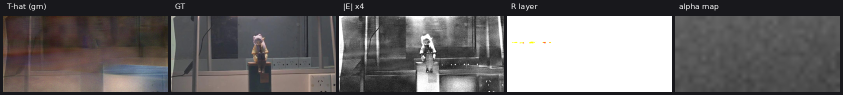
#> input picture fig/archive_abandoned/E3_structure.png, 1686 x 190 px, given as the content of the folder /DataDisk/zmy_code/TintedGlass_Enhance/data/silhouettes/lib, which was not available (shown at 1/2 size)
$ python -i synth_occlusion_v2.py   (imports and definitions only)
#> lines starting #> are read from the running program, lines starting #| are printed output that depends on the picture; after the words box and inside, x2 and y2 are one past the last pixel; in counts of white or black regions, pixels touching at a corner belong together; pictures that were not available may be replaced by others from this repository, and a replacement may not be noted
"""合成遮挡区（Ω）注入：S1 随机平滑闭曲线 + S2 真实行人剪影（变换后作为投影轮廓）。

物理（与实测口径对齐，见 2026.10.26_物理模型_最终版 与 2026.10.28_遮蔽区定义档）：
    c(x)  遮挡覆盖率场（0..1，边界软过渡）
    T'    = (1 - eta*c) * T                <- 照度下降（目标本身更暗，实测 10.9%±7.3%）
    R'    = (1 - c) * R + c * R_occ        <- 亮反射被"暗的、离焦的自身反射"替换
    I     = T' + b * R'
    om    = c > 0.5                        <- 精确掩码（由构造给出，无需标注）

用法：
    python synth_occlusion_v2.py --selftest
    python synth_occlusion_v2.py --demo --demo-out demo.png
"""
import argparse
import glob
import os
import sys

import cv2
import numpy as np

LIB_DEFAULT = os.environ.get(
    "TINTED_SILHOUETTES",
    "/DataDisk/zmy_code/TintedGlass_Enhance/data/silhouettes/lib")

# ---- 实测锚点（2026-10-29 重新标定，见 measure_real_darkness_gap / check_illumination_vs_reflection）----
# 关键修正：真实数据里 Ω 内的"暗"主要不是目标变暗，而是**输入相对目标暗**：
#   1026 池 82 对：T_in/T_out = 0.963，I_in/T_out = 0.803 ⇒ I/T_in ≈ 0.87
#   ⇒ 网络必须在 Ω 内**局部提亮**约 13%，而这一点是任何全局增益都做不到的
I_OVER_T_IN = (0.87, 0.10)             # Ω 内 I/T 的目标分布（截断到 [0.55, 1.05]）
I_OVER_T_OUT = 1.045                   # Ω 外 I/T（反射贡献 +4.5%）
R_OCC_RATIO = (0.015, 0.030)           # Ω 内"遮挡物自身暗反射"占 T 的比例（方案 B）
R_OCC_SIGMA = (10.0, 24.0)             # 离焦半径
EDGE_PX = (0.6, 1.2)                   # 边界软过渡宽度（用户：真实边缘更清晰）
TARGET_DARKEN = 0.0                    # 目标是否也压暗（实测只有 3.7%，默认不加）

# ------------------------------------------------------------------ 形状
# [10 lines left out: function _pad_to, not called in this run]


def _place(rng, m, H, W, bottom_bias=0.7):
    """把形状放到画布上：多数贴下缘/侧缘（拍摄者通常站在取景框边缘），少数任意位置。"""
    h, w = m.shape
    if h > H or w > W:                      # 超界先等比缩进画布
        k = min(H / h, W / w) * 0.95
        m = cv2.resize(m, (max(1, int(w * k)), max(1, int(h * k))), interpolation=cv2.INTER_AREA)
        h, w = m.shape
    canvas = np.zeros((H, W), np.float32)
    if rng.random() < bottom_bias:
        y = H - h - rng.integers(0, max(1, H // 12))
        side = int(rng.integers(0, 3))
        if side == 0:
            x = rng.integers(0, max(1, W // 6))
        elif side == 1:
            x = W - w - rng.integers(0, max(1, W // 6))
        else:
            x = rng.integers(0, max(1, W - w + 1))
    else:
        y = rng.integers(0, max(1, H - h + 1))
        x = rng.integers(0, max(1, W - w + 1))
    y = int(min(max(0, int(y)), H - h))      # 硬夹紧，避免切片越界
    x = int(min(max(0, int(x)), W - w))
    canvas[y:y + h, x:x + w] = m
    return canvas


def _soft_edge(m, rng, edge_px=None):
    """把二值掩码变成带软过渡的覆盖率场 c∈[0,1]（内正外负的有符号距离）。"""
    e = float(rng.uniform(*EDGE_PX)) if edge_px is None else float(edge_px)
    b = (m > 0.5).astype(np.uint8)
    d_in = cv2.distanceTransform(b, cv2.DIST_L2, 5)
    d_out = cv2.distanceTransform(1 - b, cv2.DIST_L2, 5)
    return np.clip(0.5 + (d_in - d_out) / (2.0 * e), 0.0, 1.0).astype(np.float32)


def _elastic(rng, m, amp_frac=0.05, k=3):
    """低频弹性形变：模仿投影面上的非线性拉伸/挤压。"""
    H, W = m.shape
    small = (6, 6)
    dx = rng.normal(0, 1, (small[0], small[1])).astype(np.float32)
    dy = rng.normal(0, 1, (small[0], small[1])).astype(np.float32)
    dx = cv2.resize(dx, (W, H), interpolation=cv2.INTER_CUBIC)
    dy = cv2.resize(dy, (W, H), interpolation=cv2.INTER_CUBIC)
    a = amp_frac * min(H, W)
    xx, yy = np.meshgrid(np.arange(W, dtype=np.float32), np.arange(H, dtype=np.float32))
    return cv2.remap(m, xx + a * dx, yy + a * dy, interpolation=cv2.INTER_LINEAR,
                     borderMode=cv2.BORDER_CONSTANT, borderValue=0)


def _affine_shape(rng, m, widen=(1.20, 1.70), squash=(0.80, 1.05), shear=0.10):
    """把剪影"放宽"成该视角下的投影轮廓。

    用户定案（2026-10-29）：**不做旋转** —— 旋转会破坏语义（人看起来是歪的）；
    改为各向异性放宽（x 拉宽 1.2–1.7×，y 轻微压缩 0.8–1.05×）+ 小幅剪切。
    """
    h, w = m.shape
    sx = float(rng.uniform(*widen))
    sy = float(rng.uniform(*squash))
    sh = float(rng.uniform(-shear, shear))
    l00, l01 = sx, sx * sh
    l10, l11 = 0.0, sy
    cx, cy = (w - 1) / 2.0, (h - 1) / 2.0
    tx = cx - (l00 * cx + l01 * cy)
    ty = cy - (l10 * cx + l11 * cy)
    M = np.array([[l00, l01, tx], [l10, l11, ty]], dtype=np.float64)
    return cv2.warpAffine(m.astype(np.float32), M, (w, h), flags=cv2.INTER_LINEAR,
                          borderMode=cv2.BORDER_CONSTANT, borderValue=0)


def sample_S1(rng, H, W, area_frac):
    """S1：随机平滑闭曲线（极坐标傅里叶级数），可控面积。"""
    n = int(rng.integers(3, 7))
    th = np.sort(rng.uniform(0, 2 * np.pi, n))
    r = rng.uniform(0.55, 1.0, n)
    t = np.linspace(0, 2 * np.pi, 360, endpoint=False)
    rn = np.interp(t, np.r_[th, 2 * np.pi], np.r_[r, r[0]])
    k = rng.integers(2, 5)
    rn = rn * (1 + 0.18 * np.sin(k * t + rng.uniform(0, 6.28)))
    R0 = np.sqrt(area_frac * H * W / np.pi)
    cx, cy = rng.uniform(0.25, 0.75) * W, rng.uniform(0.3, 0.8) * H
    xs = np.clip(cx + R0 * rn * np.cos(t), 0, W - 1)
    ys = np.clip(cy + R0 * rn * np.sin(t), 0, H - 1)
    m = np.zeros((H, W), np.float32)
    cv2.fillPoly(m, [np.stack([xs, ys], 1).astype(np.int32)], 1.0)
    return _bbox_crop(m)


def _bbox_crop(m):
    ys, xs = np.nonzero(m > 0.5)
    if len(ys) < 20:
        return m
    return m[ys.min():ys.max() + 1, xs.min():xs.max() + 1]


def sample_S2(rng, lib, H, W, area_frac, upper_p=0.5, widen=None):
    """S2：真实行人剪影 → 放宽（不旋转）→ 可选只保留上半身 → 按目标面积缩放并贴边。

    upper_p：以该概率只取"上半身"（顶部 35–80%），此时底边是画框切边（真实拍摄者常被画框切掉）。
    返回 (mask, anchored_bottom)。
    """
    m = lib[int(rng.integers(0, len(lib)))].astype(np.float32)
    if m.max() > 1.5:
        m = (m > 127).astype(np.float32)
    m = _bbox_crop(m)
    m = _affine_shape(rng, m) if widen is None else _affine_shape(rng, m, widen=widen)
    if rng.random() < 0.7:
        m = _elastic(rng, m, amp_frac=float(rng.uniform(0.015, 0.040)))
    m = _bbox_crop(m)

    upper = rng.random() < upper_p
    if upper:
        f = float(rng.uniform(0.35, 0.80))
        h0 = max(8, int(m.shape[0] * f))
        m = m[:h0]
        m = _bbox_crop(m)

    # 按目标面积缩放（先粗调，再按实际面积精调一次）
    for _ in range(2):
        a_now = max(float((m > 0.5).sum()), 1.0)
        k = np.sqrt(area_frac * H * W / a_now)
        m = cv2.resize(m, (max(1, int(m.shape[1] * k)), max(1, int(m.shape[0] * k))),
                       interpolation=cv2.INTER_NEAREST)
    m = (m > 0.5).astype(np.float32)
    return m, upper


def coverage(rng, mode, H, W, area_frac=(0.05, 0.25), lib=None):
    """返回覆盖率场 c(x) ∈[0,1]（同一形状，边界软过渡）。"""
    a = float(rng.uniform(*area_frac)) if np.ndim(area_frac) else float(area_frac)
    if mode == "s1":
        m = sample_S1(rng, H, W, a)
        m = _place(rng, m, H, W)
    elif mode == "s2":
        if not lib:
            raise ValueError("S2 需要剪影库")
        m, upper = sample_S2(rng, lib, H, W, a)
        m = _place(rng, m, H, W, bottom_bias=0.95 if upper else 0.7)
    else:
        raise ValueError(mode)
    return _soft_edge(m, rng)


# ------------------------------------------------------------------ 注入
def apply_occlusion(T, R, c, rng, b=None, i_over_t_in=I_OVER_T_IN,
                    r_occ_ratio=R_OCC_RATIO, target_darken=TARGET_DARKEN):
    """把遮挡注入到 (T, R) 上，返回 I, T_target, R_eff, om。

    标定口径（2026-10-29）：直接对齐**观测量** I/T。
      Ω 外：I/T ≈ 1.045（反射贡献 +4.5%）
      Ω 内：I/T ≈ 0.87 ± 0.10  ——即输入比目标暗约 13%，这是"目标没变、输入变暗"的情形，
            需要网络做**局部提亮**；任何全局增益都无法同时满足内外两侧。
    分解：I/T_in = (1 - eta_in) + ratio_occ，其中 ratio_occ ~ R_OCC_RATIO（方案 B 的暗反射）。
    """
    H, W = T.shape[:2]
    T = T.astype(np.float32)
    R = R.astype(np.float32)
    c3 = c[..., None]
    om = (c > 0.5)

    Tt = (1.0 - target_darken * c3) * T                   # 目标（默认不压暗）
    b = float(np.exp(rng.uniform(np.log(0.4), np.log(1.5)))) if b is None else float(b)

    # 先按"Ω 外 I/T = 1.045"定反射整体强度
    denom = float((R * (1 - c3)).sum())
    if denom > 1e-3:
        beta = (I_OVER_T_OUT - 1.0) * float((Tt * (1 - c3)).sum()) / denom
        beta = float(np.clip(beta, 0.0, 5.0))
    else:
        beta = 0.0

    # Ω 内：目标 I/T 由分布给定，拆成 (1-eta_in) + ratio_occ
    tgt = float(np.clip(rng.normal(*i_over_t_in), 0.55, 1.05)) if np.ndim(i_over_t_in) else float(i_over_t_in)
    ratio = float(rng.uniform(*r_occ_ratio)) if np.ndim(r_occ_ratio) else float(r_occ_ratio)
    eta_in = float(np.clip(1.0 - tgt + ratio, 0.0, 0.6))

    sig = float(rng.uniform(*R_OCC_SIGMA))
    R_occ = cv2.GaussianBlur(R, (0, 0), sig)
    m = float(R_occ[om].mean()) if om.any() else 0.0
    if m > 1e-3 and om.any():
        R_occ = R_occ * (ratio * float(Tt[om].mean()) / m)
    else:
        R_occ = np.zeros_like(R)

    I = (1.0 - eta_in * c3) * Tt + b * beta * (1.0 - c3) * R + c3 * R_occ
    I = np.clip(I, 0, 255)
    return I.astype(np.uint8), Tt.astype(np.uint8), (R * beta), om


def load_lib(lib_dir=None):
    d = lib_dir or LIB_DEFAULT
    ps = sorted(glob.glob(os.path.join(d, "*.png")))
    if not ps:
        raise FileNotFoundError(f"剪影库为空: {d}")
    lib = []
    for p in ps:
        m = cv2.imread(p, 0)
#> m: shape (190, 1686); min 20, max 255, mean 102.6
        if m is None:
            continue
        # 库内 PNG 存的是 0/255，统一归一到 0/1（面积计算依赖这一点）
        lib.append((m > 127).astype(np.float32))
    return lib


# ------------------------------------------------------------------ 自检 / 演示
def _stats(T, I, om):
    gT = T.mean(2).astype(np.float64)
    gI = I.mean(2).astype(np.float64)
    valid = gT > 20
    r = np.where(valid, gI / np.maximum(gT, 1e-6), np.nan)
    return dict(area=float(om.mean()), ratio_in=float(np.nanmean(r[om])),
                ratio_out=float(np.nanmean(r[~om])))


# [36 lines left out: function selftest, not called in this run]


def demo(out_path, pair=None, n_per_mode=2, size=256):
    """在真实 (T, R) 上演示 S1 / S2 注入效果；输出 2 行 × 4 列。"""
    rng = np.random.default_rng(7)
    lib = load_lib()
#> lib = 1 item
    if pair is None:
        cand = glob.glob("/DataDisk/zmy_code/TintedGlass_Enhance/data/train_sets/real_pairs_1026/I/*.png")
        cand = sorted(cand)[:1] or sorted(glob.glob("data/train_sets/real_pairs_1026/I/*.png"))[:1]
        if not cand:
            raise SystemExit("找不到真实配对用于演示")
        key = os.path.basename(cand[0])
        base = os.path.dirname(os.path.dirname(cand[0]))
        Ti = cv2.imread(os.path.join(base, "T", key))
#> Ti is the input picture: shape (190, 1686, 3); mean B, G, R 102.4, 102, 104.7
        Ii = cv2.imread(os.path.join(base, "I", key))
        R_est = np.clip(Ii.astype(np.float32) - Ti.astype(np.float32), 0, 255)
#> R_est: shape (190, 1686, 3) float32; every value is 0
        T = Ti
        R = R_est
    else:
        T, R = pair
    T = cv2.resize(T, (size, size)).astype(np.float32)
    R = cv2.resize(R.astype(np.float32), (size, size))
#> R: shape (256, 256, 3) float32; every value is 0

    rows, labels = [], []
    for mode in ("s1", "s2"):
        for _ in range(n_per_mode):
            c = coverage(rng, mode, size, size, 0.12, lib=lib)
            I, Tt, Reff, om = apply_occlusion(T, R, c, rng)
            st = _stats(Tt, I, om)
            ov = I.copy()
            cnts, _ = cv2.findContours(om.astype(np.uint8), cv2.RETR_EXTERNAL, cv2.CHAIN_APPROX_SIMPLE)
            cv2.drawContours(ov, cnts, -1, (0, 255, 0), 2)
            res = np.clip(np.abs(I.astype(np.float32) - Tt.astype(np.float32)) * 4, 0, 255).astype(np.uint8)
            row = np.hstack([Tt.astype(np.uint8), I, ov, cv2.applyColorMap(res, cv2.COLORMAP_INFERNO)])
            rows.append(row)
            labels.append(f"{mode.upper()}  Om={st['area']*100:.1f}%  I/T in={st['ratio_in']:.3f} out={st['ratio_out']:.3f}")
            print("  " + labels[-1])
#> this loop made 2 passes
#> pass 1, in apply_occlusion, `c3 = c[..., None]`:
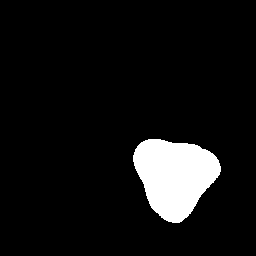
#> c3: shape (256, 256, 1) float32; values 0 (black) and 1 (white), 7.6% white; 1 white region, box (x1, y1, x2, y2) and area: (133, 139, 221, 223) 5004
#> pass 1, in apply_occlusion, `I = (1.0 - eta_in * c3) * Tt + b * beta * (1.0 - c3) * R + c3 * R_occ`:
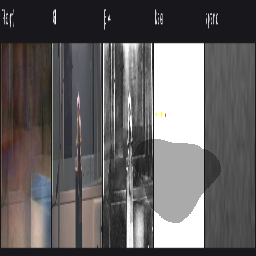
#> I: shape (256, 256, 3) float32; mean of channels 0, 1, 2 96.6, 96.2, 98.9; drawn as B, G, R
#> pass 1, in _stats, `gT = T.mean(2).astype(np.float64)`:
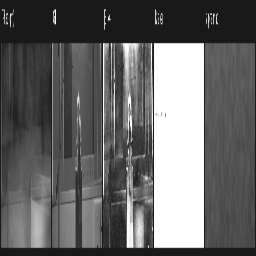
#> gT: shape (256, 256) float64; min 25.33, max 255, mean 102.5
#> after the loop:
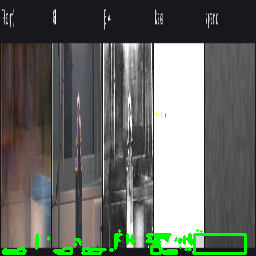
#> ov: shape (256, 256, 3); mean B, G, R 99.1, 105.4, 101.4
#> after the loop:
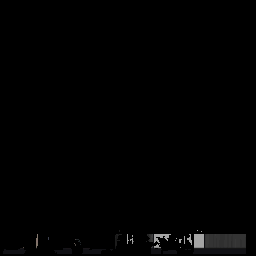
#> res: shape (256, 256, 3); mean B, G, R 1.5, 1.5, 1.5
#> after the loop, labels = ['S1  Om=7.6%  I/T in=0.665 out=1.000', 'S1  Om=9.8%  I/T in=0.936 out=1.000', 'S2  Om=1.9%  I/T in=0.647 out=1.000', 'S2  Om=2.7%  I/T in=0.832 out=1.000']; rows = 4 items
    canvas = np.vstack(rows)
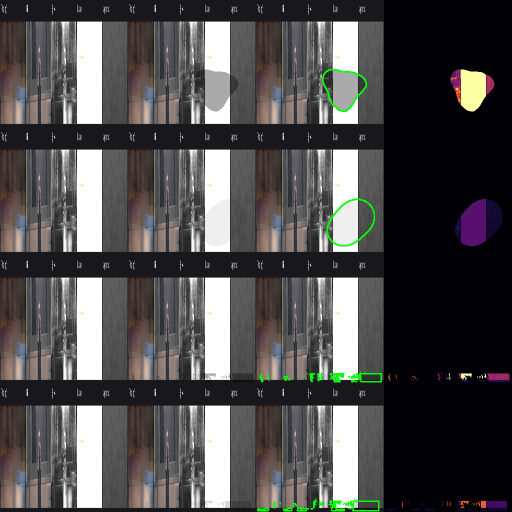
#> canvas: shape (1024, 1024, 3) (shown at 1/2 size); mean of channels 0, 1, 2 77.3, 77, 78.4; drawn as B, G, R
    for i, lab in enumerate(labels):
        y = i * rows[0].shape[0] + 22
        cv2.putText(canvas, lab, (6, y), cv2.FONT_HERSHEY_SIMPLEX, 0.5, (0, 0, 0), 3, cv2.LINE_AA)
        cv2.putText(canvas, lab, (6, y), cv2.FONT_HERSHEY_SIMPLEX, 0.5, (255, 255, 255), 1, cv2.LINE_AA)
#> this loop made 4 passes
#> (lab, y) on passes 1 to 4: ('S1  Om=7.6%  I/T in=0.665 out=1.000', 22), ('S1  Om=9.8%  I/T in=0.936 out=1.000', 278), ('S2  Om=1.9%  I/T in=0.647 out=1.000', 534), ('S2  Om=2.7%  I/T in=0.832 out=1.000', 790)
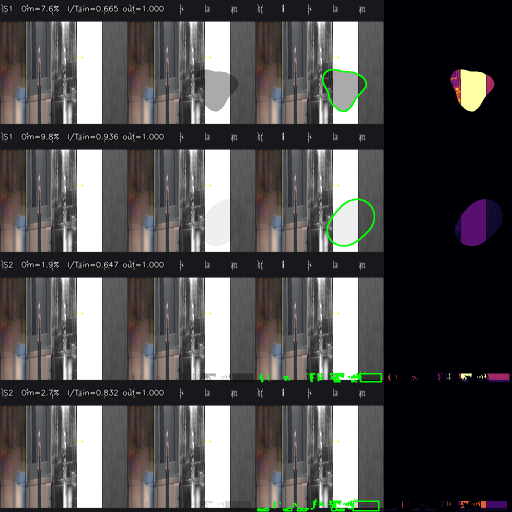
#> canvas: shape (1024, 1024, 3) (shown at 1/2 size); 1.45% of pixels changed, all inside (x1, y1, x2, y2) = (5, 8, 330, 796); drawn as B, G, R
    cv2.imwrite(out_path, canvas)
    print("demo ->", out_path, canvas.shape)
#| demo -> ../../../../fig/archive_abandoned/E3_structure.png (1024, 1024, 3)


# [12 lines not run here, left out]

>>> result = demo('../../../../fig/archive_abandoned/E3_structure.png')

$ run again, on fig/archive_abandoned/RDNet_901_frame0_analyze.png
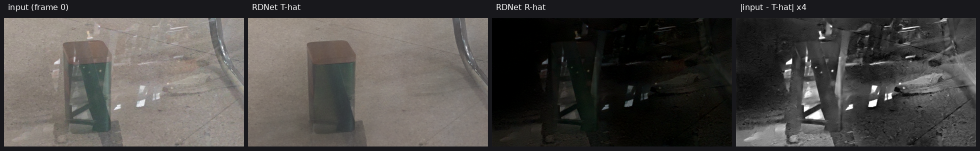
#> input picture fig/archive_abandoned/RDNet_901_frame0_analyze.png, 1960 x 301 px, given as the content of the folder /DataDisk/zmy_code/TintedGlass_Enhance/data/silhouettes/lib, which was not available (shown at 1/2 size)
#> lib = 1 item
#> in demo, Ti is the input picture: shape (301, 1960, 3); mean B, G, R 70.4, 72.9, 75.6
#> R_est: shape (301, 1960, 3) float32; every value is 0
#> R: shape (256, 256, 3) float32; every value is 0
#> the loop in demo, `for mode in ("s1", "s2"):` made 2 passes
#> after the loop in demo, `for mode in ("s1", "s2"):`:
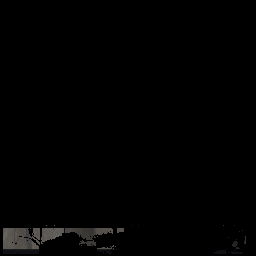
#> res: shape (256, 256, 3); mean B, G, R 1.7, 1.8, 1.9
#> after the loop in demo, `for mode in ("s1", "s2"):`: labels = ['S1  Om=7.6%  I/T in=0.658 out=1.000', 'S1  Om=9.8%  I/T in=0.931 out=1.000', 'S2  Om=1.8%  I/T in=0.651 out=1.000', 'S2  Om=2.7%  I/T in=0.835 out=1.000']; rows = 4 items
#> the loop in demo, `for i, lab in enumerate(labels):` made 4 passes
#> (lab, y) on passes 1 to 4: ('S1  Om=7.6%  I/T in=0.658 out=1.000', 22), ('S1  Om=9.8%  I/T in=0.931 out=1.000', 278), ('S2  Om=1.8%  I/T in=0.651 out=1.000', 534), ('S2  Om=2.7%  I/T in=0.835 out=1.000', 790)
#> after the loop in demo, `for i, lab in enumerate(labels):`:
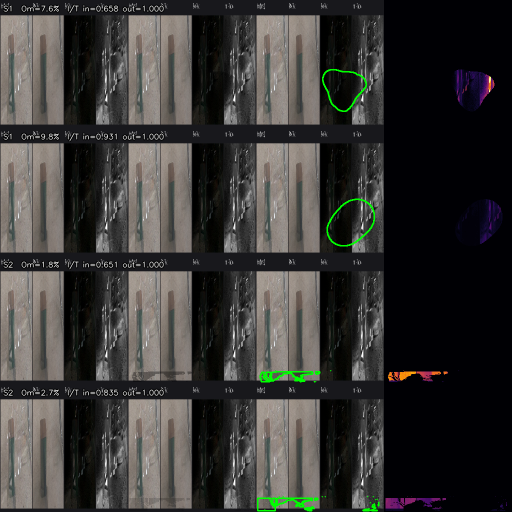
#> canvas: shape (1024, 1024, 3) (shown at 1/2 size); mean of channels 0, 1, 2 54.1, 55.8, 57; drawn as B, G, R
#| demo -> ../../../../fig/archive_abandoned/RDNet_901_frame0_analyze.png (1024, 1024, 3)
